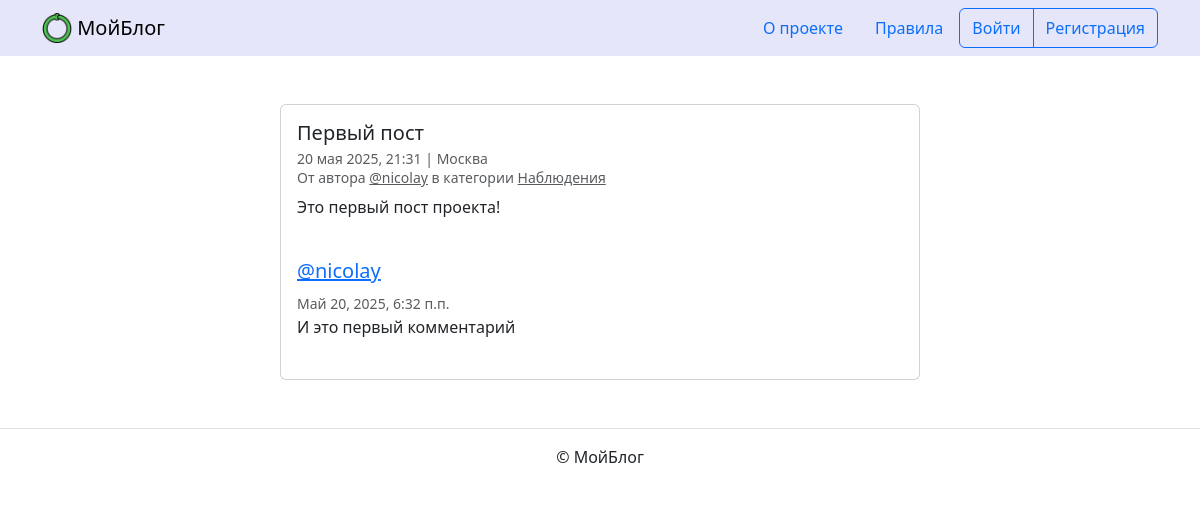
Screenshot of /posts/67/ with the database file from the repository.
### blog/models.py (models this page shows, shortened)
class Post(PublicationModel):
    title = models.CharField(max_length=LEN_NAME, verbose_name='Заголовок')
    text = models.TextField(verbose_name='Текст')
    pub_date = models.DateTimeField(
        verbose_name='Дата и время публикации',
        help_text=('Если установить дату и время в будущем — можно делать '
                   'отложенные публикации.'
                   )
    )
    author = models.ForeignKey(
        User,
        verbose_name='Автор публикации',
        on_delete=models.CASCADE,
        related_name='posts'
    )
    location = models.ForeignKey(
        Location,
        null=True,
        blank=True,
        verbose_name='Местоположение',
        on_delete=models.SET_NULL,
        related_name='posts'
    )
    category = models.ForeignKey(
        Category,
        null=True,
        verbose_name='Категория',
        on_delete=models.SET_NULL,
        related_name='posts'
    )
    image = models.ImageField('Фото', upload_to='posts_images', blank=True)
    class Meta:
        verbose_name = 'публикация'
        verbose_name_plural = 'Публикации'

class Location(PublicationModel):
    name = models.CharField(max_length=LEN_NAME, verbose_name='Название места')
    class Meta:
        verbose_name = 'местоположение'
        verbose_name_plural = 'Местоположения'

class Category(PublicationModel):
    title = models.CharField(max_length=LEN_NAME, verbose_name='Заголовок')
    description = models.TextField(verbose_name='Описание')
    slug = models.SlugField(
        unique=True,
        verbose_name='Идентификатор',
        help_text=('Идентификатор страницы для URL; разрешены символы '
                   'латиницы, цифры, дефис и подчёркивание.'
                   )
    )
    class Meta:
        verbose_name = 'категория'
        verbose_name_plural = 'Категории'

class Comment(models.Model):
    text = models.TextField('Текст комментария')
    post = models.ForeignKey(
        Post,
        on_delete=models.CASCADE,
        related_name='comments',
    )
    created_at = models.DateTimeField(auto_now_add=True)
    author = models.ForeignKey(
        User,
        on_delete=models.CASCADE,
        related_name='comments'
    )
    class Meta:
        ordering = ('created_at',)
        verbose_name = 'комментарий'
        verbose_name_plural = 'Комментарии'

### blog/views.py (the view)
# urls.py: path('<int:post_id>/', views.PostDetailView.as_view(),
class PostDetailView(DetailView):
    model = Post
    template_name = 'blog/detail.html'
    pk_url_kwarg = 'post_id'
    def get_object(self, queryset=None):
        post = get_object_or_404(Post.objects.select_related(
            'category', 'author', 'location'
        ), pk=self.kwargs['post_id'])
        if post.author != self.request.user and any([
            post.pub_date > timezone.now(),
            not post.is_published,
            not post.category.is_published
        ]):
            raise Http404
        return post
    def get_context_data(self, **kwargs):
        context = super().get_context_data(**kwargs)
        context['form'] = CommentForm()
        context['comments'] = self.object.comments.select_related(
            'author'
        )
        return context

### templates/blog/detail.html (shortened to what this page needs)
{% extends "base.html" %}
{% block content %}
  <div class="col d-flex justify-content-center">
    <div class="card" style="width: 40rem;">
      <div class="card-body">
        <h5 class="card-title">{{ post.title }}</h5>
        <h6 class="card-subtitle mb-2 text-muted">
          <small>
            {{ post.pub_date|date:"d E Y, H:i" }} | {% if post.location and post.location.is_published %}{{ post.location.name }}{% else %}Планета Земля{% endif %}<br>
            От автора <a class="text-muted" href="{% url 'blog:profile' post.author.username %}">@{{ post.author.username }}</a> в
            категории {% include "includes/category_link.html" %}
          </small>
        </h6>
        <p class="card-text">{{ post.text|linebreaksbr }}</p>
        {% include "includes/comments.html" %}
      </div>
    </div>
  </div>
{% endblock %}

### templates/includes/category_link.html
<a class="text-muted" href="{% url 'blog:category_posts' post.category.slug %}">
  {{ post.category.title }}
</a>

### templates/includes/comments.html (shortened to what this page needs)
{% if user.is_authenticated %}
  {% load django_bootstrap5 %}
{% endif %}
<br>
{% for comment in comments %}
  <div class="media mb-4">
    <div class="media-body">
      <h5 class="mt-0">
        <a href="{% url 'blog:profile' comment.author.username %}" name="comment_{{ comment.id }}">
          @{{ comment.author.username }}
        </a>
      </h5>
      <small class="text-muted">{{ comment.created_at }}</small>
      <br>
      {{ comment.text|linebreaksbr }}
    </div>
  </div>
{% endfor %}

### rows the page displays
Post: title "Первый пост", pub_date "20 мая 2025, 21:31", location.name "Москва", author.username "nicolay", category "Наблюдения", text "Это первый пост проекта!"
Comment: author.username "nicolay", created_at "Май 20, 2025, 6:32 п.п.", text "И это первый комментарий"
